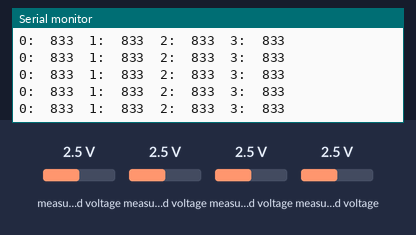
This sketch was run on a simulated Arduino Uno, built with avr-gcc and run on an emulated ATmega328P. On the bench: the last lines printed to the serial monitor. Inputs (shaded band) come from the test bench; at power-on: measured voltage 2.5 V.

Above: at 1.2 s.
1.3 s: measured voltage (sensor 200) set to 0.1 V
At 1.39 s:
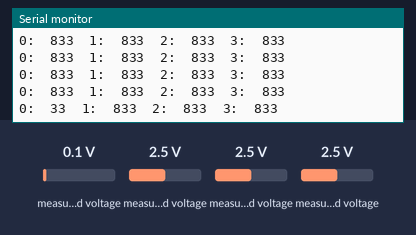
4.3 s: measured voltage (sensor 201) set to 0.1 V
At 4.38 s:
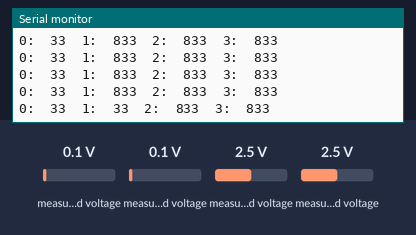
5.8 s: measured voltage (sensor 202) set to 0.1 V
At 5.87 s:
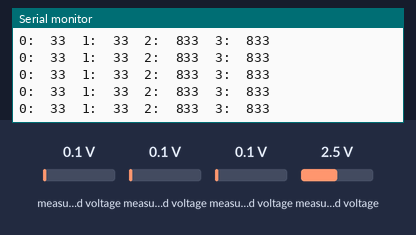
7.3 s: measured voltage (sensor 203) set to 0.1 V
At 7.37 s:
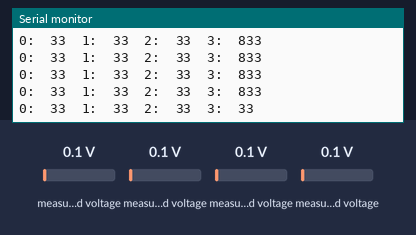
8.8 s: measured voltage (sensor 200) set to 1.2 V
At 8.86 s:
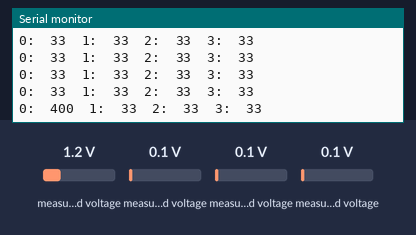
10.3 s: measured voltage (sensor 201) set to 1.2 V
At 10.35 s:
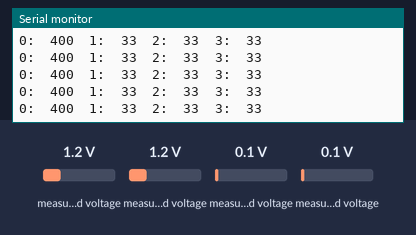
Timing chart, 0 to 12.8 s (numbered marks = the images above; inputs shaded):
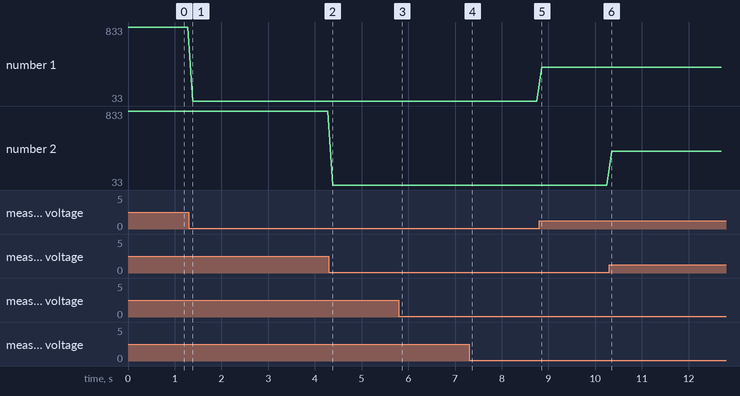

The sketch:

ADS115.ino
```cpp
#include <Wire.h>
#include <Adafruit_ADS1015.h>

Adafruit_ADS1015 adc;

void setup() {
  Serial.begin(9600);
  adc.setGain(GAIN_TWOTHIRDS);

  //adc.setGain(GAIN_TWOTHIRDS);  // 2/3x gain +/- 6.144V  1 bit = 3mV      0.1875mV (default)
  //adc.setGain(GAIN_ONE);        // 1x gain   +/- 4.096V  1 bit = 2mV      0.125mV
  // adc.setGain(GAIN_TWO);        // 2x gain   +/- 2.048V  1 bit = 1mV      0.0625mV
  // adc.setGain(GAIN_FOUR);       // 4x gain   +/- 1.024V  1 bit = 0.5mV    0.03125mV
  // adc.setGain(GAIN_EIGHT);      // 8x gain   +/- 0.512V  1 bit = 0.25mV   0.015625mV
  // adc.setGain(GAIN_SIXTEEN);    // 16x gain  +/- 0.256V  1 bit = 0.125mV  0.0078125mV
  adc.begin();
}

void loop() {
  for (int i = 0; i < 4; i++) {
    int val = adc.readADC_SingleEnded(i);
    Serial.print(i);
    Serial.print(":\t");
    Serial.print(val);
    Serial.print("\t");
  }
  Serial.println(" ");
  delay(100);
}
```

Measured:
- after the input at 1.3 s, the serial monitor: prints a new line after 0.09 s (image 1)
- after the input at 4.3 s, the serial monitor: prints a new line after 0.08 s (image 2)
- after the input at 7.3 s, the serial monitor: prints a new line after 0.07 s (image 4)
- after the input at 8.8 s, the serial monitor: prints a new line after 0.06 s (image 5)
- plotted number 1: 833 → 33 after the input at 1.3 s, 33 → 400 after the input at 8.8 s
